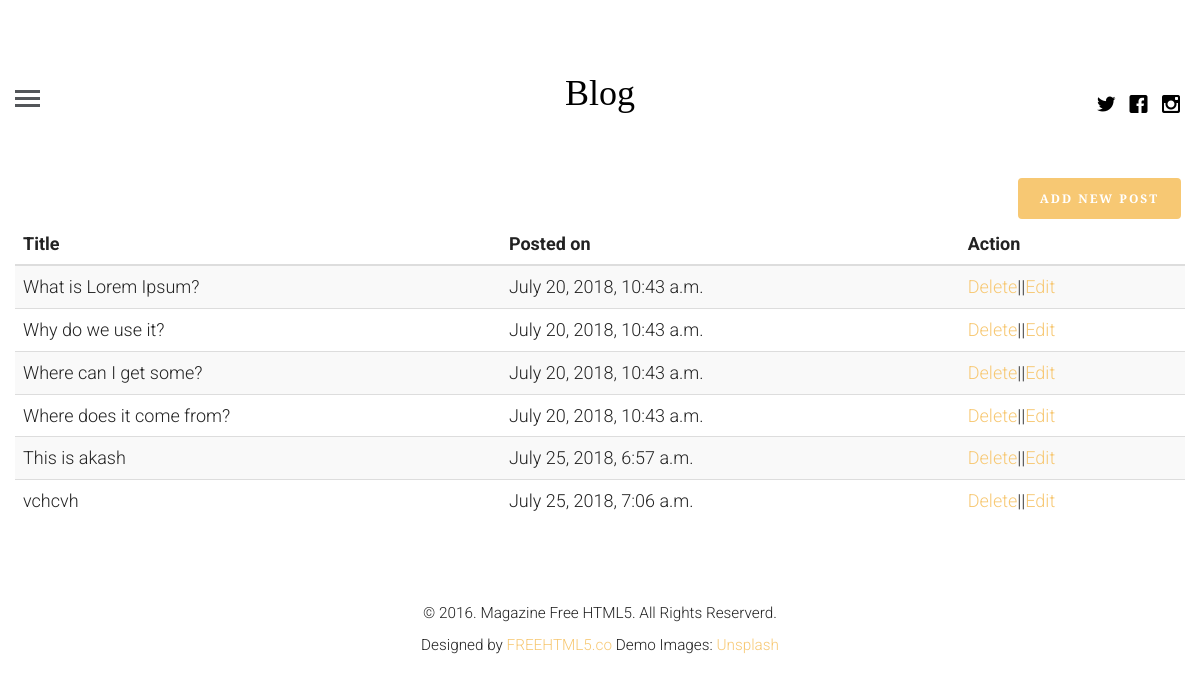
/profile/ (signed in), run on the app's committed database.
### blogapp/models.py (models this page shows, shortened)
class article(models.Model):
    article_author = models.ForeignKey(author,on_delete=models.CASCADE)
    title = models.CharField(max_length=100)
    body = models.TextField()
    image = models.FileField()
    posted_on = models.DateTimeField(auto_now=False,auto_now_add=True)
    updated_on = models.DateTimeField(auto_now=True,auto_now_add=False)
    category = models.ForeignKey(category,on_delete=models.CASCADE)

### blogapp/views.py (the view, shortened to what this page needs)
# urls.py: path('profile/', views.getProfile.as_view(), name="profile"),
class getProfile(View):
    def get(self, request):
        if request.user.is_authenticated:
            user = get_object_or_404(User,id=request.user.id)
            author_profile = author.objects.filter(name=user.id)
            if author_profile:
                authoruser = get_object_or_404(author,name=request.user.id)
                post = article.objects.filter(article_author=authoruser.id)
                return render(request, 'loged_in_profile.html', {"post": post, "auth": authoruser})
        return redirect(request,'login')

### templates/loged_in_profile.html (shortened to what this page needs)
{% extends 'base.html' %}
{% load static %}
{% block content %}
    <div class="container-fluid">
         <a href="{% url 'blog:create' %}" class="pull-right"><button class="btn btn-primary">Add new post</button></a>
        <table class="table table-striped">
    <thead>
      <tr>
        <th>Title</th>
        <th>Posted on</th>
        <th>Action</th>
      </tr>
    </thead>
    <tbody>
     {% for p in post %}
      <tr>
        <td>{{p.title}}</td>
        <td>{{p.posted_on}}</td>
        <td><a href="{% url 'blog:delete_post' upid=p.id %}">Delete</a>||<a href="{% url 'blog:update_post' upid=p.id %}">Edit</a></td>
      </tr>
     {% endfor %}
    </tbody>
  </table>
    </div>
{% endblock %}

### templates/base.html (shortened to what this page needs)
<!DOCTYPE html>
 <html class="no-js">
	<head>
	{% load static %}
	<link rel="stylesheet" href="{%static 'css/animate.css' %}">
	<link rel="stylesheet" href="{%static 'css/icomoon.css' %}">
	<link rel="stylesheet" href="{%static 'css/bootstrap.css' %}">
	<link rel="stylesheet" href="{%static 'css/style.css' %}">
	</head>
	<body>
	<header id="fh5co-header">
		<div class="container-fluid">
			<div class="row">
				<a href="#" class="js-fh5co-nav-toggle fh5co-nav-toggle"><i></i></a>
				<ul class="fh5co-social">
					<li><a href="#"><i class="icon-twitter"></i></a></li>
					<li><a href="#"><i class="icon-facebook"></i></a></li>
					<li><a href="#"><i class="icon-instagram"></i></a></li>
				</ul>
				<div class="col-lg-12 col-md-12 text-center">
					<h1 id="fh5co-logo"><a href="{% url 'blog:index' %}">Blog</a></h1>
				</div>
			</div>
		</div>
	</header>
    <div class="container-fluid">
		<div class="row fh5co-post-entry">
    {% block content %}
    {% endblock %}
    </div>
    </div>
    <footer id="fh5co-footer">
		<p><small>&copy; 2016. Magazine Free HTML5. All Rights Reserverd. <br> Designed by <a href="http://freehtml5.co" target="_blank">FREEHTML5.co</a>  Demo Images: <a href="http://unsplash.com/" target="_blank">Unsplash</a></small></p>
	</footer>
    </body>
</html>

### blogapp/static/css/icomoon.css (style rules this page uses)
[class^="icon-"], [class*=" icon-"] { font-family: 'icomoon' !important; speak: none; font-style: normal; font-weight: normal; font-variant: normal; text-transform: none; line-height: 1; -webkit-font-smoothing: antialiased; -moz-osx-font-smoothing: grayscale; }
.icon-facebook:before { content: "\ea67"; }
.icon-instagram:before { content: "\ea6f"; }
.icon-twitter:before { content: "\ea7c"; }

### blogapp/static/css/style.css (style rules this page uses)
html { background: #fff; }
body { font-family: "Roboto", arial, sans-serif; font-size: 18px; font-weight: 300; line-height: 1.8; color: #222; background: #fff; }
a { color: #f7c873; -webkit-transition: 0.5s; -o-transition: 0.5s; transition: 0.5s; }
h1, h2, h3, h4, h5, h6 { font-family: "Playfair Display", times, serif; color: #000; }
p { margin-bottom: 30px; }
.btn { margin-right: 4px; margin-bottom: 4px; font-family: "Playfair Display", times, serif; font-size: 12px; letter-spacing: 2px; text-transform: uppercase; font-weight: 700; -webkit-border-radius: 4px; -moz-border-radius: 4px; -ms-border-radius: 4px; border-radius: 4px; -webkit-transition: 0.5s; -o-transition: 0.5s; transition: 0.5s; }
.btn-primary { background: #f7c873; color: #fff; border: 2px solid #f7c873; }
#fh5co-header { padding: 3em 3em; float: left; width: 100%; }
@media screen and (max-width: 1200px) { #fh5co-header { padding-left: 15px; padding-right: 15px; } }
#fh5co-header .fh5co-nav-toggle { position: absolute; top: 4.2em; left: 3em; z-index: 99; }
@media screen and (max-width: 1200px) { #fh5co-header .fh5co-nav-toggle { top: 4em; left: 15px; } }
#fh5co-header .fh5co-social { position: absolute !important; right: 3em !important; top: 3.2em; z-index: 99; -webkit-transition: 0.5s; -o-transition: 0.5s; transition: 0.5s; }
@media screen and (max-width: 1200px) { #fh5co-header .fh5co-social { right: 15px !important; top: 3.2em; } }
#fh5co-header #fh5co-logo { text-align: center; }
#fh5co-header #fh5co-logo a { color: #000; }
.fh5co-social { padding: 0; margin: 30px 0 0 0; position: relative; }
.fh5co-social li { padding: 0; margin: 0; list-style: none; display: inline; }
.fh5co-social li a { font-size: 20px; padding: 4px; color: #000; }
#fh5co-footer { padding: 3em 0; text-align: center; }
.fh5co-nav-toggle { width: 25px; height: 25px; cursor: pointer; text-decoration: none; }
.fh5co-nav-toggle i { position: relative; display: -moz-inline-stack; display: inline-block; zoom: 1; *display: inline; width: 25px; height: 3px; color: #535659; font: bold 14px/.4 Helvetica; text-transform: uppercase; text-indent: -55px; background: #535659; transition: all .2s ease-out; }
.fh5co-nav-toggle i::before, .fh5co-nav-toggle i::after { content: ''; width: 25px; height: 3px; background: #535659; position: absolute; left: 0; -webkit-transition: 0.2s; -o-transition: 0.2s; transition: 0.2s; }
.fh5co-nav-toggle i::before { top: -7px; }
.fh5co-nav-toggle i::after { bottom: -7px; }
.fh5co-nav-toggle { position: absolute; top: 18px; left: 0; z-index: 21; padding: 6px 0 0 0; display: block; margin: 0 auto; display: block; height: 44px; width: 25px; border-bottom: none !important; }

### data on the page
article: title "What is Lorem Ipsum?", posted_on "July 20, 2018, 10:43 a.m."
article: title "Why do we use it?", posted_on "July 20, 2018, 10:43 a.m."
article: title "Where can I get some?", posted_on "July 20, 2018, 10:43 a.m."
article: title "Where does it come from?", posted_on "July 20, 2018, 10:43 a.m."
article: title "This is akash", posted_on "July 25, 2018, 6:57 a.m."
article: title "vchcvh", posted_on "July 25, 2018, 7:06 a.m."
